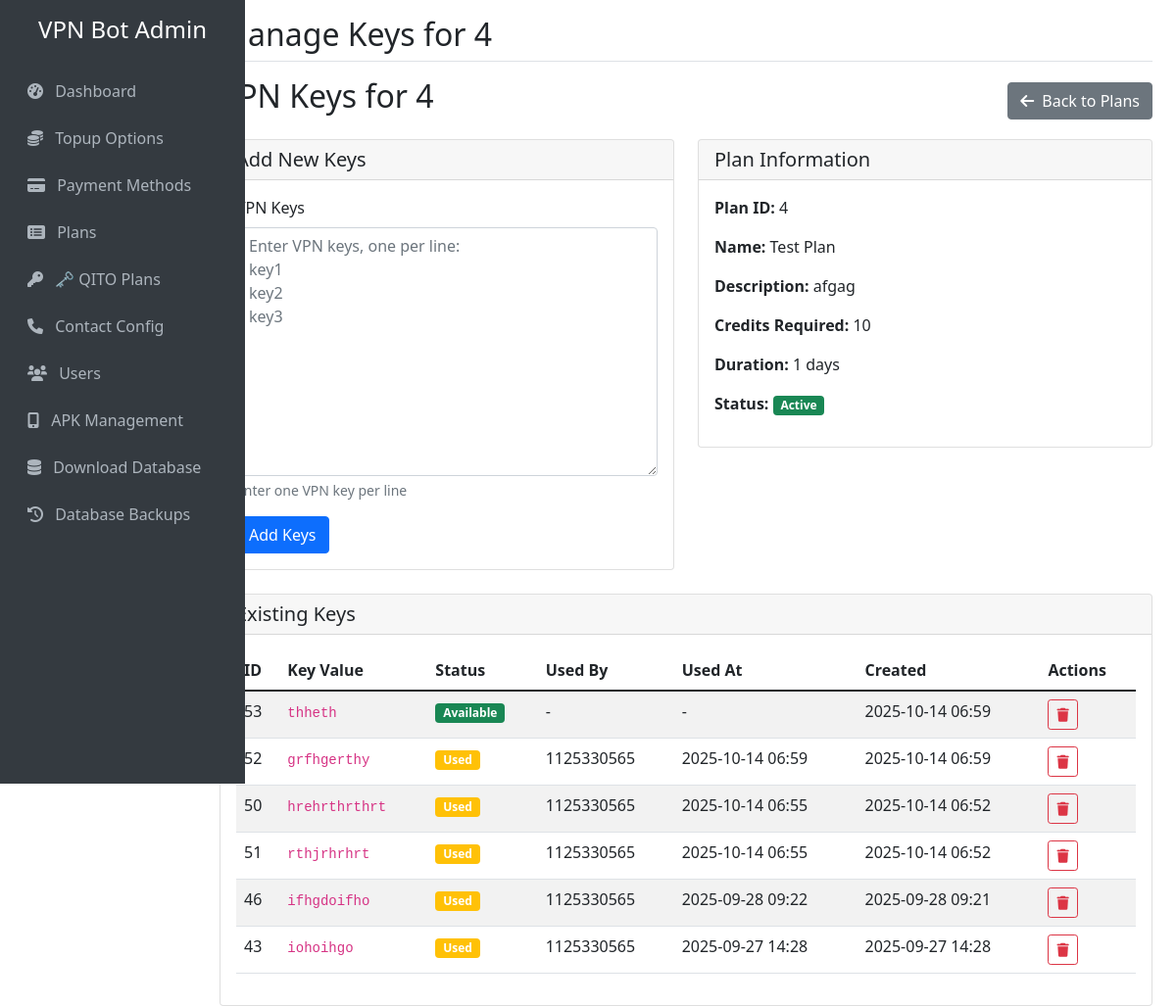
The page /plans/6/keys on the database its author committed.
### tables this page shows
CREATE TABLE "plans" (
                id INTEGER PRIMARY KEY AUTOINCREMENT,
                plan_id_number TEXT UNIQUE NOT NULL,
                name TEXT NOT NULL,
                description TEXT,
                credits_required INTEGER NOT NULL,
                duration_days INTEGER NOT NULL,
                is_active BOOLEAN DEFAULT 1,
                created_at TIMESTAMP DEFAULT CURRENT_TIMESTAMP,
                updated_at TIMESTAMP DEFAULT CURRENT_TIMESTAMP
            , device_limit INTEGER DEFAULT 1);

CREATE TABLE vpn_keys (
            id INTEGER PRIMARY KEY AUTOINCREMENT,
            plan_id INTEGER NOT NULL,
            key_value TEXT NOT NULL,
            is_used BOOLEAN DEFAULT 0,
            used_by_user_id INTEGER,
            used_at TIMESTAMP,
            created_at TIMESTAMP DEFAULT CURRENT_TIMESTAMP,
            FOREIGN KEY (plan_id) REFERENCES plans (id),
            FOREIGN KEY (used_by_user_id) REFERENCES users (telegram_id)
        );

### web_admin.py (the view)
@app.route('/plans/<int:plan_id>/keys')
def plan_keys(plan_id):
    plan = get_plan(plan_id)
    if plan is None:
        flash('Plan not found!', 'error')
        return redirect(url_for('plan_management'))
    keys = get_all_keys_for_plan(plan_id)
    return render_template('plan_keys.html', plan=plan, keys=keys)

### database.py (called while the page is built)
def get_plan(plan_id):
    conn = sqlite3.connect(DB_FILE)
    cursor = conn.cursor()
    cursor.execute('SELECT * FROM plans WHERE id = ?', (plan_id,))
    plan = cursor.fetchone()
    conn.close()
    return plan

def get_all_keys_for_plan(plan_id):
    conn = sqlite3.connect(DB_FILE)
    cursor = conn.cursor()
    cursor.execute('''
        SELECT id, key_value, is_used, used_by_user_id, used_at, created_at
        FROM vpn_keys
        WHERE plan_id = ?
        ORDER BY created_at DESC
    ''', (plan_id,))
    keys = cursor.fetchall()
    conn.close()
    return keys

### templates/plan_keys.html (shortened to what this page needs)
{% extends "base.html" %}
{% block page_title %}Manage Keys for {{ plan[1] }}{% endblock %}
{% block content %}
<div class="d-flex justify-content-between align-items-center mb-3">
    <h2>VPN Keys for {{ plan[1] }}</h2>
    <a href="{{ url_for('plan_management') }}" class="btn btn-secondary">
        <i class="fas fa-arrow-left me-2"></i>Back to Plans
    </a>
</div>
<div class="row">
    <div class="col-md-6">
        <div class="card">
            <div class="card-header">
                <h5 class="card-title mb-0">Add New Keys</h5>
            </div>
            <div class="card-body">
                <form method="POST" action="{{ url_for('add_plan_keys', plan_id=plan[0]) }}">
                    <div class="mb-3">
                        <label for="keys" class="form-label">VPN Keys</label>
                        <textarea class="form-control" id="keys" name="keys" rows="10"
                                  placeholder="Enter VPN keys, one per line:&#10;key1&#10;key2&#10;key3"></textarea>
                        <div class="form-text">Enter one VPN key per line</div>
                    </div>
                    <button type="submit" class="btn btn-primary">Add Keys</button>
                </form>
            </div>
        </div>
    </div>
    <div class="col-md-6">
        <div class="card">
            <div class="card-header">
                <h5 class="card-title mb-0">Plan Information</h5>
            </div>
            <div class="card-body">
                <p><strong>Plan ID:</strong> {{ plan[1] }}</p>
                <p><strong>Name:</strong> {{ plan[2] }}</p>
                <p><strong>Description:</strong> {{ plan[3] or 'No description' }}</p>
                <p><strong>Credits Required:</strong> {{ plan[4] }}</p>
                <p><strong>Duration:</strong> {{ plan[5] }} days</p>
                <p><strong>Status:</strong>
                    {% if plan[6] %}
                        <span class="badge bg-success">Active</span>
                    {% else %}
                        <span class="badge bg-secondary">Inactive</span>
                    {% endif %}
                </p>
            </div>
        </div>
    </div>
</div>
<div class="card mt-4">
    <div class="card-header">
        <h5 class="card-title mb-0">Existing Keys</h5>
    </div>
    <div class="card-body">
        {% if keys %}
            <div class="table-responsive">
                <table class="table table-striped">
                    <thead>
                        <tr>
                            <th>ID</th>
                            <th>Key Value</th>
                            <th>Status</th>
                            <th>Used By</th>
                            <th>Used At</th>
                            <th>Created</th>
                            <th>Actions</th>
                        </tr>
                    </thead>
                    <tbody>
                        {% for key in keys %}
                        <tr>
                            <td>{{ key[0] }}</td>
                            <td><code>{{ key[1] }}</code></td>
                            <td>
                                {% if key[2] %}
                                    <span class="badge bg-warning">Used</span>
                                {% else %}
                                    <span class="badge bg-success">Available</span>
                                {% endif %}
                            </td>
                            <td>{{ key[3] or '-' }}</td>
                            <td>{{ key[4][:16] if key[4] else '-' }}</td>
                            <td>{{ key[5][:16] }}</td>
                            <td>
                                <a href="{{ url_for('delete_key', key_id=key[0]) }}"
                                   class="btn btn-sm btn-outline-danger"
                                   onclick="return confirm('Are you sure you want to delete this key?')">
                                    <i class="fas fa-trash"></i>
                                </a>
                            </td>
                        </tr>
                        {% endfor %}
                    </tbody>
                </table>
            </div>
        {% else %}
            <div class="text-center py-4">
                <i class="fas fa-key fa-3x text-muted mb-3"></i>
                <h5 class="text-muted">No keys found</h5>
                <p class="text-muted">Add VPN keys for this plan using the form above.</p>
            </div>
        {% endif %}
    </div>
</div>
{% endblock %}

### rows shown on the page
plans: plan_id_number "4", name "Test Plan", description "afgag", credits_required "10", duration_days "1"
vpn_keys: id "53", key_value "thheth", is_used "Available", key "-", created_at "2025-10-14 06:59"
vpn_keys: id "52", key_value "grfhgerthy", is_used "Used", used_by_user "1125330565", used_at "2025-10-14 06:59", created_at "2025-10-14 06:59"
vpn_keys: id "50", key_value "hrehrthrthrt", is_used "Used", used_by_user "1125330565", used_at "2025-10-14 06:55", created_at "2025-10-14 06:52"
vpn_keys: id "51", key_value "rthjrhrhrt", is_used "Used", used_by_user "1125330565", used_at "2025-10-14 06:55", created_at "2025-10-14 06:52"
vpn_keys: id "46", key_value "ifhgdoifho", is_used "Used", used_by_user "1125330565", used_at "2025-09-28 09:22", created_at "2025-09-28 09:21"
vpn_keys: id "43", key_value "iohoihgo", is_used "Used", used_by_user "1125330565", used_at "2025-09-27 14:28", created_at "2025-09-27 14:28"
